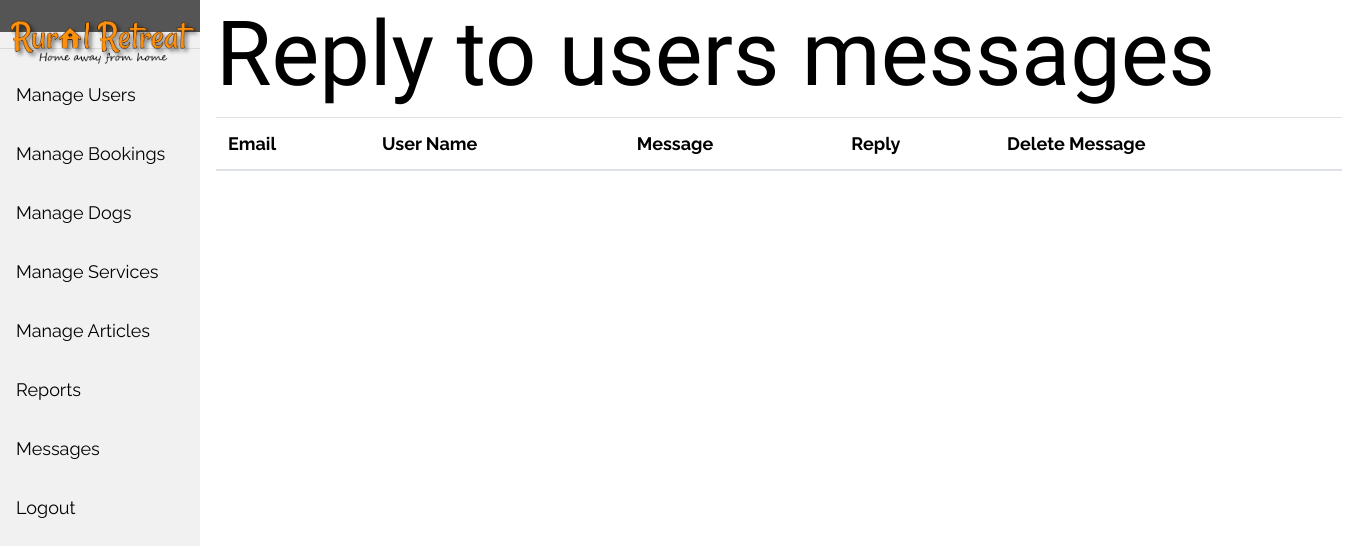
The page /manage_contactus.php (signed in) on the database as committed earlier.
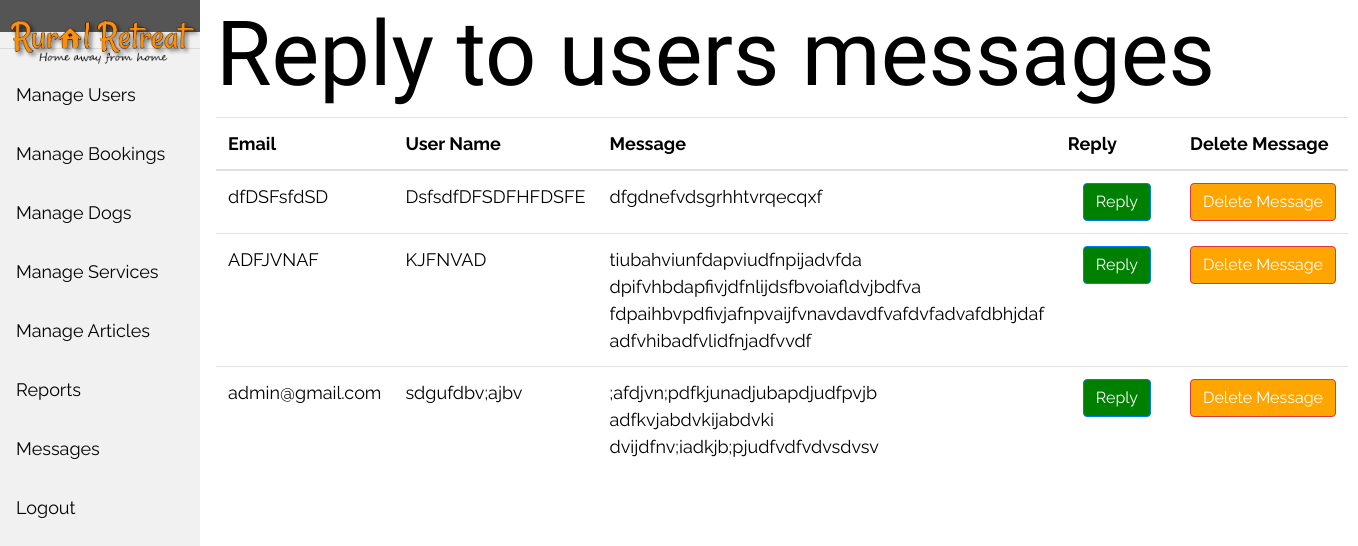
The same page on the database as committed later.
### tables this page shows
CREATE TABLE IF NOT EXISTS `contactus` (
  `message_id` int(255) NOT NULL AUTO_INCREMENT,
  `email` varchar(100) NOT NULL,
  `name` varchar(100) NOT NULL,
  `message` varchar(2000) NOT NULL,
  PRIMARY KEY (`message_id`)
);

### manage_contactus.php (the view, shortened to what this page needs)
<?php
require "includes/dbh.inc.php";
?>
<!DOCTYPE html>
<html lang="en">
	<head>
		<?php
         include_once './partials/head.php';
	   ?>
	   </head>
		 <nav>
		 <?php
			include_once './partials/adminheader.php';
		 ?>
	   </nav>
<body>
<div class="content">
<h1>Reply to users messages</h1>
    <table class="table table-hover">
  <thead>
    <tr>
      <th scope="col">Email</th>
      <th scope="col">User Name</th>
      <th scope="col">Message</th>
      <th scope="col">Reply</th>
      <th scope="col">Delete Message</th>
    </tr>
  </thead>
<tbody>
      <?php
      $contactus = "SELECT * FROM contactus";
      $res = mysqli_query($conn, $contactus);
      while($r = mysqli_fetch_assoc($res)): ?>
            <tr>
            <td><?php echo $r['email']; ?></td>
            <td><?php echo $r['name']; ?></td>
            <td><?php echo $r['message']; ?></td>
            <td>
            <div class="container">
            <?php
            $message_modified = trim(preg_replace('/\s+/', '', $r['message']));
            ?>
        <button style = "background-color:green;"type="button" onclick="initModal(<?php echo $r['message_id'].','.'\''.$r['email'].'\','.'\''.$r['name'].'\','.'\''.$message_modified.'\''?>)"class="btn btn-primary" data-toggle="modal" data-target="#myModal2">
            Reply
        </button>
  </div>
</td>
<td>
             <a type ="button" href = "deletemessage.php?message_id=<?php echo $r['message_id'] ?>" style= "background-color: orange;"  onclick="return confirm('Are you sure?')" name="delete" value="Delete Message" class="btn btn-danger" id="delete">Delete Message
              </a>
            </td>
            </tr>
<?php endwhile ?>
</tbody>
</table>
</body>

Rows that differ between the two databases and show on the page:
added contactus: email "dfDSFsfdSD", name "DsfsdfDFSDFHFDSFE", message "dfgdnefvdsgrhhtvrqecqxf"
added contactus: email "ADFJVNAF", name "KJFNVAD", message "tiubahviunfdapviudfnpijadvfda dpifvhbdapfivjdfnlijdsfbvoiafldvjbdfva fdpaihbvpdfivjafnpvaijfvnavdavdfvafdvfadvafdbhjdaf adfvhibadfvlidfnjadfvvdf"
added contactus: email "admin@gmail.com", name "sdgufdbv;ajbv", message ";afdjvn;pdfkjunadjubapdjudfpvjb adfkvjabdvkijabdvki dvijdfnv;iadkjb;pjudfvdfvdvsdvsv"
